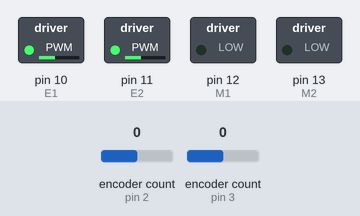
Bench run of a sketch on a simulated Arduino Uno, built with avr-gcc and run on an emulated ATmega328P. On the bench: switched loads named in the sketch (green lamp = pin HIGH). The inputs (shaded band) are chosen by the test bench; at power-on: encoder count (sensors on pin 2, pin 3) 0. What the sketch prints to the serial monitor is not drawn.

Above: at 1.2 s.
1.3 s: encoder count (sensor on pin 2) set to -1
4.3 s: encoder count (sensor on pin 3) set to -1
Timing chart, 0 to 7.3 s (numbered marks = the images above; inputs shaded):
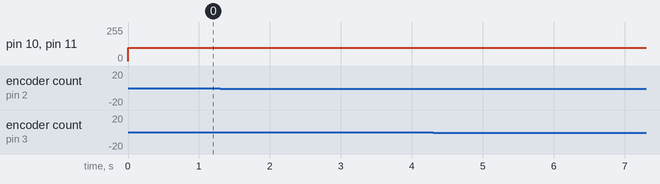

The sketch:

motorCheck.ino
```cpp
// (licence header left out)
#include <Encoder.h>

//Arduino PWM Speed Control：
  //Motor 1
    int E1 = 10;  //Pin to set PWM Ratio
    int M1 = 12;  //Pin to set Direction
  // Motor 2
    int E2 = 11;  //Pin to set PWM Ratio
    int M2 = 13;  //Pin to set Direction


//Define Encoder Pins. First pin must be an interupt pin (see, https://www.pjrc.com/teensy/td_libs_Encoder.html).
  Encoder Mot2(2,5);
  Encoder Mot1(3,4);

//Parameters
  bool direction=HIGH;
  int value=100;  // PWM Duty Cycle, 0 (always off) and 255 (always on)
  int guard=100; // Soft-stop encoder count

void setup(){
  pinMode(M1, OUTPUT);
  pinMode(M2, OUTPUT);
  pinMode(E1, OUTPUT);
  pinMode(E2, OUTPUT);
  Serial.begin(9600);
  Serial.println("start");
}

void loop(){
  // Read Encoders
      Serial.print("Mot 1: "); //Read encoder
      Serial.print(Mot1.read()); //Read encoder
      Serial.print(" | Mot 2: "); //Read encoder
      Serial.println(Mot2.read()); //Read encoder

  // Check Directions at Soft Stop
    // Motor 1
      if (Mot1.read()<=-guard){ //Change direction at low end
        digitalWrite(M1,LOW);
      }
      else if ((Mot1.read()>=guard)){
        digitalWrite(M1,HIGH);
      }

    // Motor 2
      if (Mot2.read()<=-guard){ //Change direction at high end
        digitalWrite(M2,LOW);
      }
      else if ((Mot2.read()>=guard)){
        digitalWrite(M2,HIGH);
      }

      analogWrite(E1, value);
      analogWrite(E2, value);
}
```

Measured:
- after the input at 1.3 s, every drawn part: stays the same
- after the input at 4.3 s, every drawn part: stays the same
